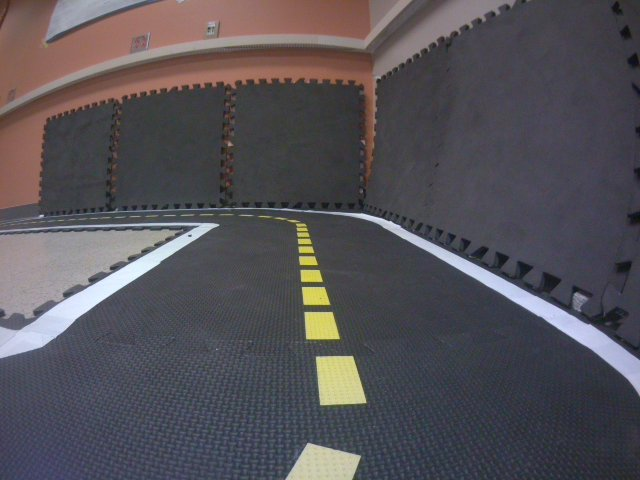
#> input picture assets/real_image.png, 640 x 480 px
$ python -i visual_servoing_solution.py   (imports and definitions only)   (older library calls are emulated)
#> lines starting #> are read from the running program, lines starting #| are printed output that depends on the picture; after the words box and inside, x2 and y2 are one past the last pixel; in counts of white or black regions, pixels touching at a corner belong together
#> further down, picture is the input picture: shape (480, 640, 3); mean B, G, R 86.9, 81.6, 85
from typing import Tuple

import numpy as np
import cv2


def get_steer_matrix_left_lane_markings(shape: Tuple[int, int]) -> np.ndarray:
    """
    Args:
        shape:              The shape of the steer matrix.

    Return:
        steer_matrix_left:  The steering (angular rate) matrix for reactive control
                            using the masked left lane markings (numpy.ndarray)
    """

    # TODO: implement your own solution here
    steer_matrix_left = np.ones(shape, dtype=np.uint8)

    # Making the one-third top of the matrix zero
    # I did this to remove any outlier/noise that was observed on the duckietown in the lab.
    top_rows = int(shape[0] * 0.3)
    steer_matrix_left[:top_rows, :] = 0
    # ---
    return steer_matrix_left


def get_steer_matrix_right_lane_markings(shape: Tuple[int, int]) -> np.ndarray:
    """
    Args:
        shape:               The shape of the steer matrix.

    Return:
        steer_matrix_right:  The steering (angular rate) matrix for reactive control
                             using the masked right lane markings (numpy.ndarray)
    """

    # TODO: implement your own solution here
    steer_matrix_right = np.ones(shape, dtype=np.uint8)
    # Making the one-third top of the matrix zero
    # I did this to remove any outlier/noise that was observed on the duckietown in the lab.
    top_rows = int(shape[0] * 0.3)
    steer_matrix_right[:top_rows, :] = 0

    # ---
    return steer_matrix_right


def detect_lane_markings(image: np.ndarray) -> Tuple[np.ndarray, np.ndarray]:
    """
    Args:
        image: An image from the robot's camera in the BGR color space (numpy.ndarray)
    Return:
        mask_left_edge:   Masked image for the dashed-yellow line (numpy.ndarray)
        mask_right_edge:  Masked image for the solid-white line (numpy.ndarray)
    """
    h, w, _ = image.shape
#> h = 480; w = 640

    # # Load in the image and generate hsv and grayscale versions
    # imgbgr = cv2.imread('../../assets/images/visual_control/pic1_rect.png')

    # Convert the image to HSV for any color-based filtering
    imghsv = cv2.cvtColor(image, cv2.COLOR_BGR2HSV)
#> imghsv: shape (480, 640, 3); mean H, S, V 97.5, 44.9, 94.5

    # Most of our operations will be performed on the grayscale version
    image_grayscale = cv2.cvtColor(image, cv2.COLOR_BGR2GRAY)

    # Use the homography (technically Hinv) to mask out the horizon
    # When generating masks that will be used with OpenCV try and
    # instantiate them with dtype=np.uint8
    mask_ground = np.ones(image_grayscale.shape, dtype=np.uint8) # TODO: CHANGE ME

    # The image-to-ground homography associated with this image
    H = np.array([-4.137917960301845e-05, -0.00011445854191468058, -0.1595567007347241,
                0.0008382870319844166, -4.141689222457687e-05, -0.2518201638170328,
                -0.00023561657746150284, -0.005370140574116084, 0.9999999999999999])

    H = np.reshape(H,(3, 3))
    Hinv = np.linalg.inv(H)

    # [12 lines of commented-out code are left out]
    sigma = 4.5
    # Smooth the image using a Gaussian kernel
    img_gaussian_filter = cv2.GaussianBlur(image_grayscale,(0,0), sigma)


    # Convolve the image with the Sobel operator (filter) to compute the numerical derivatives in the x and y directions
    sobelx = cv2.Sobel(img_gaussian_filter,cv2.CV_64F,1,0)
    sobely = cv2.Sobel(img_gaussian_filter,cv2.CV_64F,0,1)
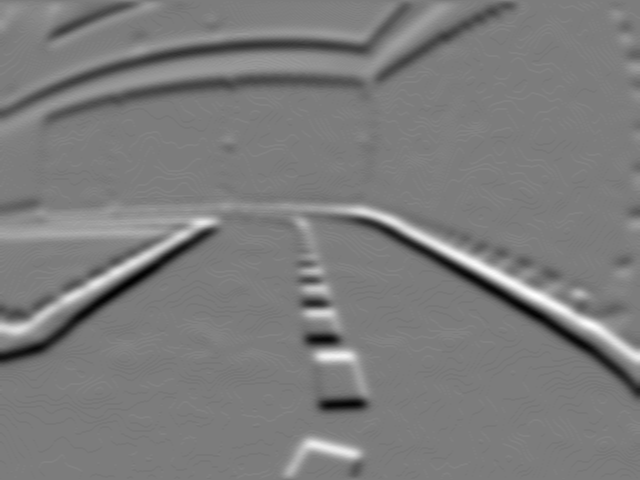
#> sobely: shape (480, 640) float64; min -95, max 99, mean -0.5; drawn with min black and max white
    # Compute the magnitude of the gradients
    Gmag = np.sqrt(sobelx*sobelx + sobely*sobely)
    # Compute the orientation of the gradients
    Gdir = cv2.phase(np.array(sobelx, np.float32), np.array(sobely, dtype=np.float32), angleInDegrees=True)
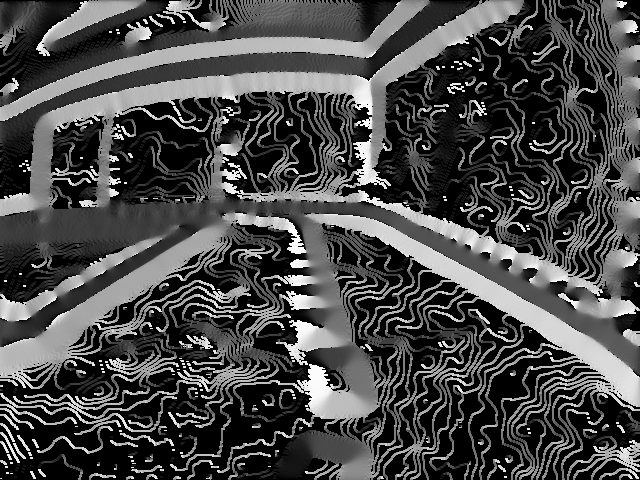
#> Gdir: shape (480, 640) float32; min 0, max 359.3, mean 104; drawn with min black and max white

    # Use the histogram above to choose the minimum threshold on the gradient magnitude.
    # Edges whos gradient magnitude is below this threshold will be filtered out.
    threshold = 50
    mask_mag = (Gmag > threshold)
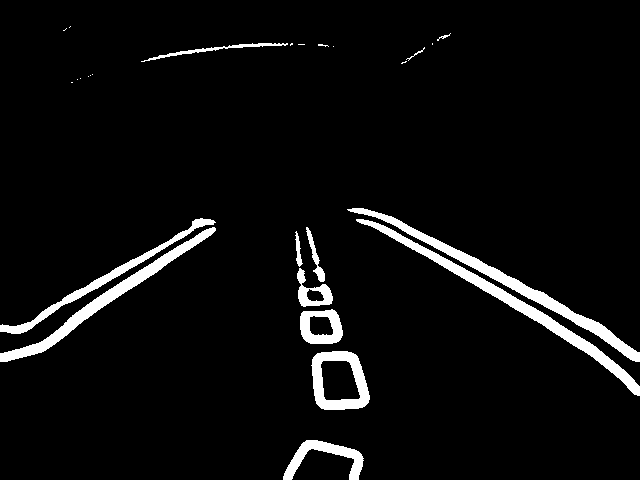
#> mask_mag: shape (480, 640) bool; 5.1% white; 27 white regions (14 under 20 px), largest, box (x1, y1, x2, y2) and area: (356, 219, 640, 396) 3094, (347, 208, 640, 362) 3037, (0, 227, 216, 362) 2556

    # Using the above tool, we can identify the bounds as follows
    # Identify the lower and upper HSV bounds for the white and yellow lane markings
    # These values represent the maximum range, so they don't filter out anything
    # white_lower_hsv = np.array([0, 0, 50])         # CHANGE ME
    # white_upper_hsv = np.array([230, 100, 255])   # CHANGE ME
    # yellow_lower_hsv = np.array([10, 30, 30])        # CHANGE ME
    # yellow_upper_hsv = np.array([60, 255, 255])  # CHANGE ME

    white_lower_hsv = np.array([0, 0, 200])         # CHANGE ME
    white_upper_hsv = np.array([230, 70, 255])   # CHANGE ME
    yellow_lower_hsv = np.array([20, 30, 100])        # CHANGE ME
    yellow_upper_hsv = np.array([40, 255, 255])  # CHANGE ME

    mask_white = cv2.inRange(imghsv, white_lower_hsv, white_upper_hsv)
#> mask_white: shape (480, 640); 3.4% white; 57 white regions (47 under 20 px), largest, box (x1, y1, x2, y2) and area: (0, 223, 218, 358) 4522, (344, 213, 640, 391) 4386, (289, 445, 357, 480) 1133
    mask_yellow = cv2.inRange(imghsv, yellow_lower_hsv, yellow_upper_hsv)
#> mask_yellow: shape (480, 640); 1.9% white; 24 white regions (16 under 20 px), largest, box (x1, y1, x2, y2) and area: (316, 356, 367, 406) 2050, (291, 447, 361, 480) 1612, (304, 311, 340, 341) 900

    # Let's create masks for the left- and right-halves of the image
    width = image_grayscale.shape[1]
#> width = 640
    mask_left = np.ones(sobelx.shape)
    mask_left[:,int(np.floor(width/2)):width + 1] = 0
    mask_right = np.ones(sobelx.shape)
    mask_right[:,0:int(np.floor(width/2))] = 0

    # In the left-half image, we are interested in the right-half of the dashed yellow line, which corresponds to negative x- and y-derivatives
    # In the right-half image, we are interested in the left-half of the solid white line, which correspons to a positive x-derivative and a negative y-derivative
    # Generate a mask that identifies pixels based on the sign of their x-derivative
    mask_sobelx_pos = (sobelx > 0)
#> mask_sobelx_pos: shape (480, 640) bool; 23.1% white; 600 white regions (392 under 20 px), largest, box (x1, y1, x2, y2) and area: (350, 0, 479, 250) 10497, (323, 196, 639, 407) 7816, (1, 0, 197, 104) 7543
    mask_sobelx_neg = (sobelx < 0)
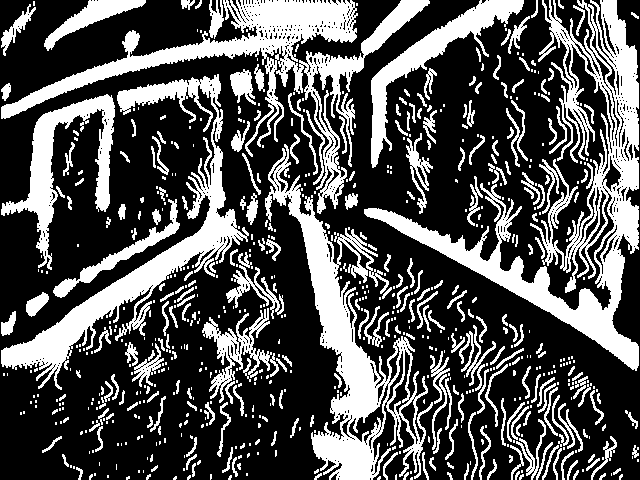
#> mask_sobelx_neg: shape (480, 640) bool; 32.2% white; 699 white regions (426 under 20 px), largest, box (x1, y1, x2, y2) and area: (364, 0, 639, 371) 19886, (1, 0, 430, 214) 14608, (265, 144, 433, 480) 13101
    mask_sobely_pos = (sobely > 0)
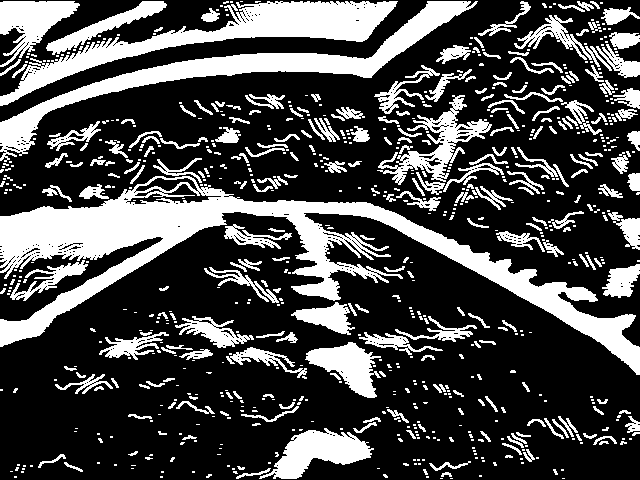
#> mask_sobely_pos: shape (480, 640) bool; 28.6% white; 755 white regions (496 under 20 px), largest, box (x1, y1, x2, y2) and area: (0, 176, 640, 375) 25722, (0, 1, 478, 162) 9249, (0, 1, 398, 106) 9227
    mask_sobely_neg = (sobely < 0)
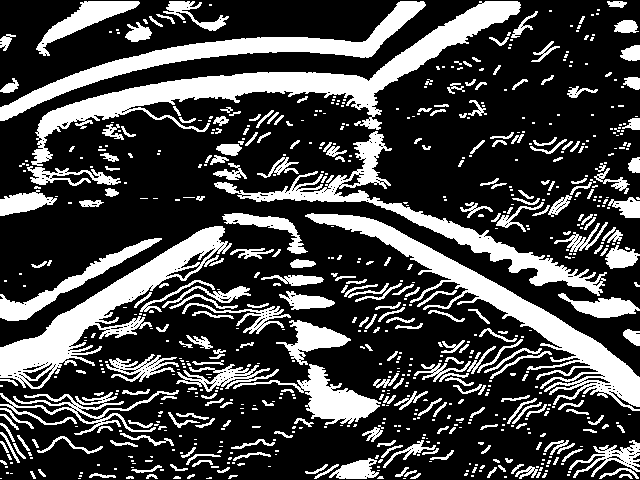
#> mask_sobely_neg: shape (480, 640) bool; 27.4% white; 715 white regions (439 under 20 px), largest, box (x1, y1, x2, y2) and area: (31, 1, 521, 166) 11708, (305, 213, 640, 411) 9311, (0, 226, 232, 389) 8252

    # Let's generate the complete set of masks, including those based on color
    mask_left_edge = mask_ground * mask_left * mask_mag * mask_sobelx_neg * mask_sobely_neg * mask_yellow
#> mask_left_edge: shape (480, 640) float64; 0.02% white in thin lines or dots, all inside (x1, y1, x2, y2) = (161, 45, 320, 306)
    mask_right_edge = mask_ground * mask_right * mask_mag * mask_sobelx_pos * mask_sobely_neg * mask_white
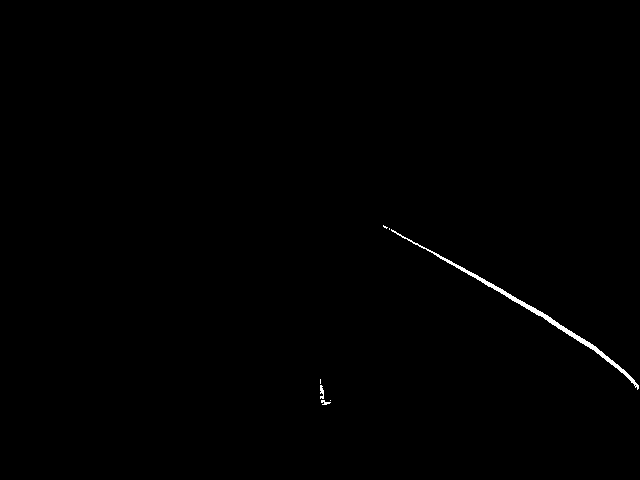
#> mask_right_edge: shape (480, 640) float64; 0.37% white; 7 white regions (4 under 20 px), largest, box (x1, y1, x2, y2) and area: (391, 229, 639, 390) 1063, (320, 385, 324, 399) 40, (321, 400, 331, 405) 28

    return mask_left_edge, mask_right_edge

>>> import cv2
>>> picture = cv2.imread('../../../assets/real_image.png')
>>> result = detect_lane_markings(picture)
